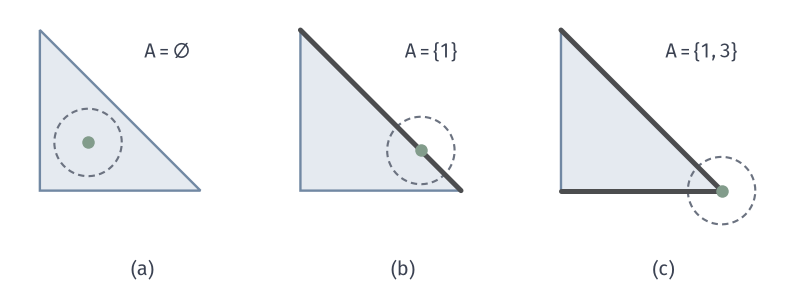

Write the Python code that produced this figure.
from pathlib import Path
import sys
sys.path.insert(0, str(Path(__file__).resolve().parents[1]/"kkt-common"))
from kkt_fig import *
HERE = Path(__file__).resolve().parent
# Active sets at three feasible points of the budget triangle tau=2.
fig, axes = figure(width_mm=112, height_mm=40, ncols=3)
panels(fig, .03, .985, .985, .12, .1)
P = [(np.array([.6, .6]), []), (np.array([1.5, .5]), [((2, 0), (0, 2))]), (np.array([2., 0.]), [((2, 0), (0, 2)), ((0, 0), (2, 0))])]
th = np.linspace(0, 2*np.pi, 200); r = .42
for ax, (p, seg) in zip(axes, P):
    off(ax, (-.2, 2.75), (-.5, 2.1)); triangle(ax, 2)
    ax.plot(p[0]+r*np.cos(th), p[1]+r*np.sin(th), color=MUTED, lw=.85, ls=(0, (3, 2)), zorder=3)
    for a, b in seg: active(ax, a, b)
    dot(ax, p, GREEN)
labels = ['$A=\\varnothing$', '$A=\\{1\\}$', '$A=\\{1,3\\}$']
for ax, s in zip(axes, labels): ax.text(1.3, 1.65, s, color=INK, fontsize=8)
tags(fig, axes)
save(fig, HERE, 'figure', {'points': [p.tolist() for p, _ in P]})
